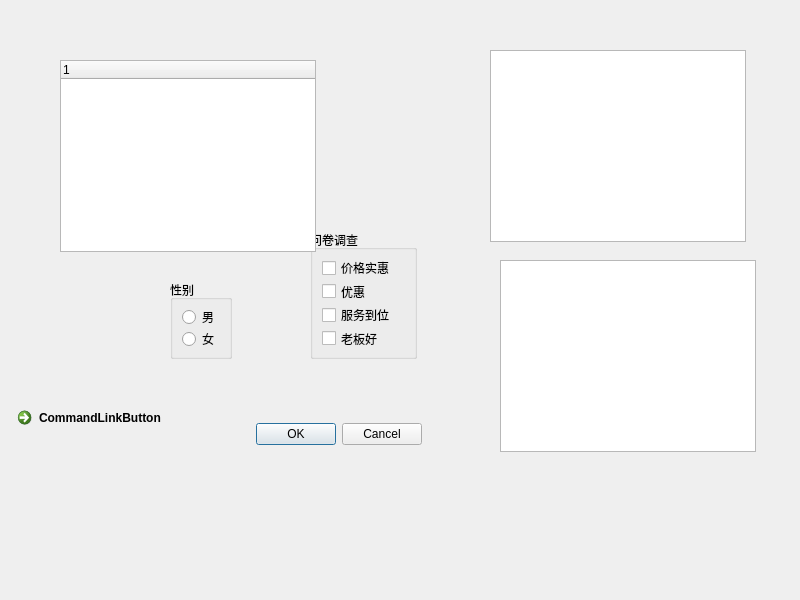
<?xml version="1.0" encoding="UTF-8"?>
<ui version="4.0">
 <class>Widget</class>
 <widget class="QWidget" name="Widget">
  <property name="geometry">
   <rect>
    <x>0</x>
    <y>0</y>
    <width>800</width>
    <height>600</height>
   </rect>
  </property>
  <property name="windowTitle">
   <string>Widget</string>
  </property>
  <widget class="QGroupBox" name="groupBox">
   <property name="geometry">
    <rect>
     <x>170</x>
     <y>280</y>
     <width>62</width>
     <height>79</height>
    </rect>
   </property>
   <property name="title">
    <string>性别</string>
   </property>
   <layout class="QVBoxLayout" name="verticalLayout">
    <item>
     <widget class="QRadioButton" name="rbtMan">
      <property name="text">
       <string>男</string>
      </property>
     </widget>
    </item>
    <item>
     <widget class="QRadioButton" name="rbtmen">
      <property name="text">
       <string>女</string>
      </property>
     </widget>
    </item>
   </layout>
  </widget>
  <widget class="QGroupBox" name="groupBox_2">
   <property name="geometry">
    <rect>
     <x>310</x>
     <y>230</y>
     <width>107</width>
     <height>129</height>
    </rect>
   </property>
   <property name="title">
    <string>问卷调查</string>
   </property>
   <layout class="QVBoxLayout" name="verticalLayout_2">
    <item>
     <widget class="QCheckBox" name="checkBox">
      <property name="text">
       <string>价格实惠</string>
      </property>
     </widget>
    </item>
    <item>
     <widget class="QCheckBox" name="checkBox_2">
      <property name="text">
       <string>优惠</string>
      </property>
     </widget>
    </item>
    <item>
     <widget class="QCheckBox" name="checkBox_3">
      <property name="text">
       <string>服务到位</string>
      </property>
     </widget>
    </item>
    <item>
     <widget class="QCheckBox" name="checkBox_4">
      <property name="text">
       <string>老板好</string>
      </property>
      <property name="tristate">
       <bool>true</bool>
      </property>
     </widget>
    </item>
   </layout>
  </widget>
  <widget class="QDialogButtonBox" name="buttonBox">
   <property name="geometry">
    <rect>
     <x>230</x>
     <y>420</y>
     <width>192</width>
     <height>28</height>
    </rect>
   </property>
   <property name="standardButtons">
    <set>QDialogButtonBox::Cancel|QDialogButtonBox::Ok</set>
   </property>
  </widget>
  <widget class="QCommandLinkButton" name="commandLinkButton">
   <property name="geometry">
    <rect>
     <x>10</x>
     <y>400</y>
     <width>187</width>
     <height>41</height>
    </rect>
   </property>
   <property name="text">
    <string>CommandLinkButton</string>
   </property>
  </widget>
  <widget class="QListWidget" name="listWidget">
   <property name="geometry">
    <rect>
     <x>500</x>
     <y>260</y>
     <width>256</width>
     <height>192</height>
    </rect>
   </property>
  </widget>
  <widget class="QTreeWidget" name="treeWidget">
   <property name="geometry">
    <rect>
     <x>60</x>
     <y>60</y>
     <width>256</width>
     <height>192</height>
    </rect>
   </property>
   <column>
    <property name="text">
     <string notr="true">1</string>
    </property>
   </column>
  </widget>
  <widget class="QTableWidget" name="tableWidget">
   <property name="geometry">
    <rect>
     <x>490</x>
     <y>50</y>
     <width>256</width>
     <height>192</height>
    </rect>
   </property>
  </widget>
 </widget>
 <resources/>
 <connections/>
</ui>
